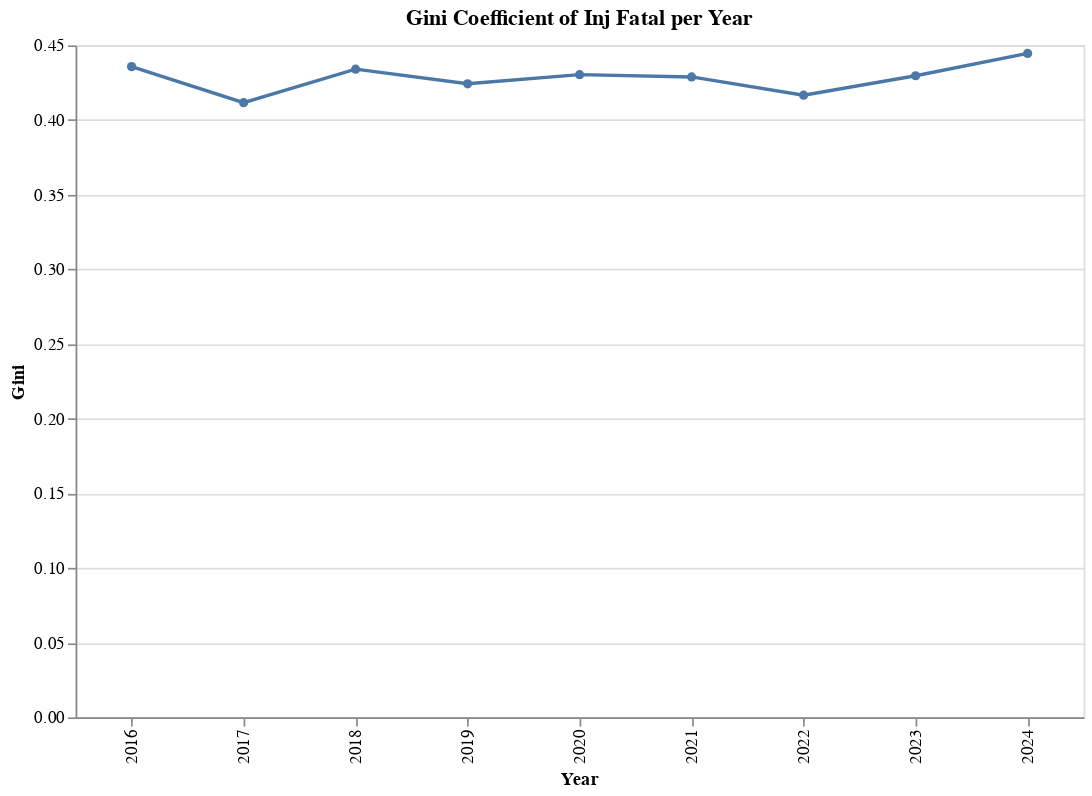

The cell this chart's notebook holds for it:
### Code cell
title = " ".join(val_label.split("_")).title() if "_" in val_label else val_label

chart = (
    alt.Chart(pd.DataFrame({"Year": YEARS, "Gini": gini_arr}))
    .mark_line(point=True)
    .properties(
        title=f"Gini Coefficient of {title} per Year",
        width=600,
        height=400,
    )
    .encode(x="Year:O", y="Gini:Q")
    .interactive()
)

chart.save(os.path.join("img", f"gini_index_{title.replace(' ', '_').lower()}.png"))
chart.show()

### Figure 1 — Vega-Lite specification as saved in the notebook (floating-point values rounded to 4 significant figures)
{"config": {"view": {"continuousWidth": 300, "continuousHeight": 300}}, "data": {"name": "data-d92179c8d6b138fbce51c3b793a769a9"}, "mark": {"type": "line", "point": true}, "encoding": {"x": {"field": "Year", "type": "ordinal"}, "y": {"field": "Gini", "type": "quantitative"}}, "height": 400, "params": [{"name": "param_85", "select": {"type": "interval", "encodings": ["x", "y"]}, "bind": "scales"}], "title": "Gini Coefficient of Inj Fatal per Year", "width": 600, "$schema": "https://vega.github.io/schema/vega-lite/v5.20.1.json", "datasets": {"data-d92179c8d6b138fbce51c3b793a769a9": [{"Year": 2016, "Gini": 0.4358}, {"Year": 2017, "Gini": 0.4116}, {"Year": 2018, "Gini": 0.434}, {"Year": 2019, "Gini": 0.4243}, {"Year": 2020, "Gini": 0.4304}, {"Year": 2021, "Gini": 0.4288}, {"Year": 2022, "Gini": 0.4166}, {"Year": 2023, "Gini": 0.4297}, {"Year": 2024, "Gini": 0.4446}]}}
